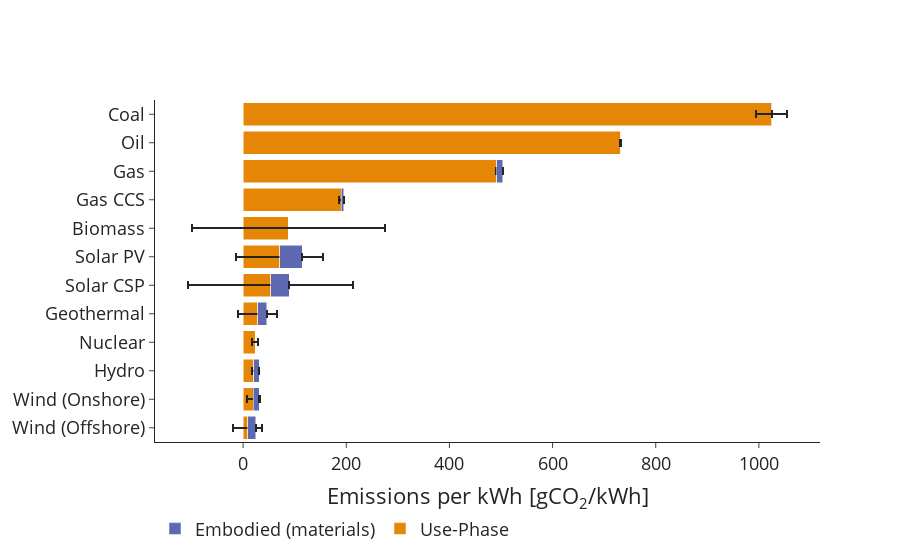

Write notebook code for a chart like this one.
### Markdown cell above
## Embodied vs use-phase

### Code cell
# Embodied vs use phase

figpath = "C:/Users/KarlaC/Dropbox (Cambridge University)/CCG/Electricity and material demand model/Figs/"

EU = pd.read_excel(mypath+'Excel_model_material_implications_energy_systems.xlsx', sheet_name = 'Graph', 
                skiprows = 44, usecols = "B,T:V", nrows = 15)
EU.rename(columns = {'Unnamed: 1':'tech'}, inplace = True)
EU = EU[EU['tech']!= 'Wind']

EE_u = pd.read_excel(mypath+'Excel_model_material_implications_energy_systems.xlsx', 
                   sheet_name = 'Graph', 
                skiprows = 63, usecols = "B:C", nrows = 15)
EE_u.rename(columns = {'Unnamed: 1':'tech'}, inplace = True)

# EE is the same as e_E_tot

colors = px.colors.qualitative.Vivid

df = [EU,E_tech]
dnames = ['EU','E_tech']

datae_u = EU[['tech','STANDARD ERROR']].rename(columns = {'STANDARD ERROR':'error'})
datae_u = datae_u[~datae_u['tech'].isin(['Hydrogen','BECCS'])]
datae_e = datae.append(e_E_tot.reset_index().rename(columns = {0:'error'}))
datae_e = datae_e[~datae_e['tech'].isin(['Hydrogen','BECCS'])]

# sorting data based on use phase

fig = go.Figure()
for d, dn, c in zip(df, dnames, colors[0:2]): 
    if dn == 'EU': 
        d = EU.sort_values(by = 'AVERAGE', ascending = True)
        d = d[~d['tech'].isin(['Hydrogen','BECCS'])]
        fig.add_trace(go.Bar(x = d.AVERAGE, 
                             y = d.tech,
                             name = 'Use-Phase',
                             marker_color = c, 
                             orientation = 'h',
                             error_x=dict(type='data', 
                                      array=datae_u[['error']])
                                 ))
    if dn == 'E_tech': 
        d = E_tech.reset_index().rename(columns = {0:'energy'})
        d = d[~d['tech'].isin(['Hydrogen','BECCS'])]
        fig.add_trace(go.Bar(x = d.energy, 
                             y = d.tech,
                             name = 'Embodied (materials)' ,
                             marker_color = c, 
                             orientation = 'h',
                             error_x=dict(type='data', 
                                      array=datae_e['error'])
                                 ))
fig.update_layout(xaxis_title =  'Emissions per kWh [gCO<sub>2</sub>/kWh]', 
                  template = 'simple_white+presentation', barmode='stack',
                  legend=dict(orientation="h", y=-0.2))

pio.write_image(fig, figpath+"embodied_direct_CO2.pdf", width = 900, height = 700)
pio.write_image(fig, figpath+"embodied_direct_CO2.eps", width = 900, height = 700)
plotly.offline.plot(fig, filename = figpath+"embodied_direct_CO2.html", auto_open=False)
fig.show()

### Figure 1 — Plotly figure (JSON) as saved in the notebook; plotly's stock layout.template omitted (floating-point values rounded to 4 significant figures)
{"data": [{"error_x": {"array": [[28.69], [12.48], [4.36], [6.409], [38], [160], [85], [187], [3.208], [1.657], [0.7024], [30]], "type": "data"}, "marker": {"color": "rgb(229, 134, 6)"}, "name": "Use-Phase", "orientation": "h", "type": "bar", "x": [8.575, 19.52, 20.68, 23.4, 28.7, 53.68, 70.85, 88, 190, 492, 732, 1024], "y": ["Wind (Offshore)", "Wind (Onshore)", "Hydro", "Nuclear", "Geothermal", "Solar CSP", "Solar PV", "Biomass", "Gas CCS", "Gas", "Oil", "Coal"]}, {"error_x": {"array": [null, null, null, null, null, null, null, null, null, null, null, null, null, null, 5.074, 14.31, 24.02, 1.388, 2.436, 1.084, 0.03123, 1.299, 0.3308, 5.159], "type": "data"}, "marker": {"color": "rgb(93, 105, 177)"}, "name": "Embodied (materials)", "orientation": "h", "type": "bar", "x": [11.69, 36.15, 43.45, 10.58, 17.49, 5.027, 0.1825, 10.92, 1.353, 15.55], "y": ["Wind (Onshore)", "Solar CSP", "Solar PV", "Hydro", "Geothermal", "Gas CCS", "Oil", "Gas", "Coal", "Wind (Offshore)"]}], "layout": {"barmode": "stack", "legend": {"orientation": "h", "y": -0.2}, "xaxis": {"title": {"text": "Emissions per kWh [gCO<sub>2</sub>/kWh]"}}}}
